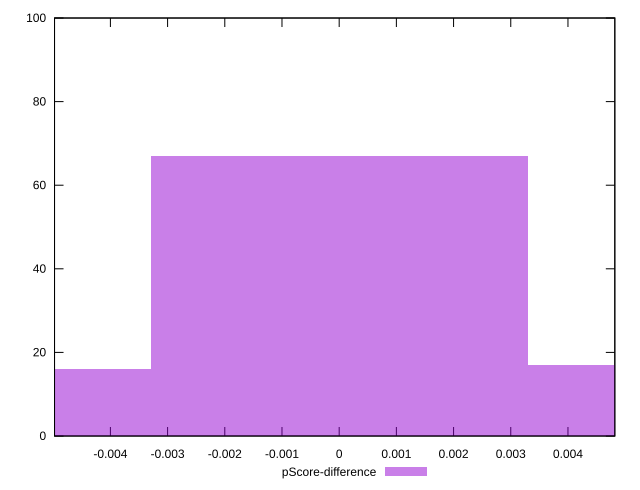

The script that saved this image:
reset

$pScoreDifference <<EOF
0 67
0.006587044406140687 17
-0.006587044406140687 16
EOF

set key outside below
set boxwidth 0.006587044406140687
set xrange [-0.0049768203660772725:0.004819374419163802]
set yrange [0:100]
set trange [0:100]
set style fill transparent solid 0.5 noborder
set terminal svg size 640, 490 enhanced background rgb 'white'
set output "report_00022_2021-02-20T12:08:46.964Z/first-cpu-idle/samples/pages/pScore-difference/histogram.svg"

plot $pScoreDifference title "pScore-difference" with boxes

reset
